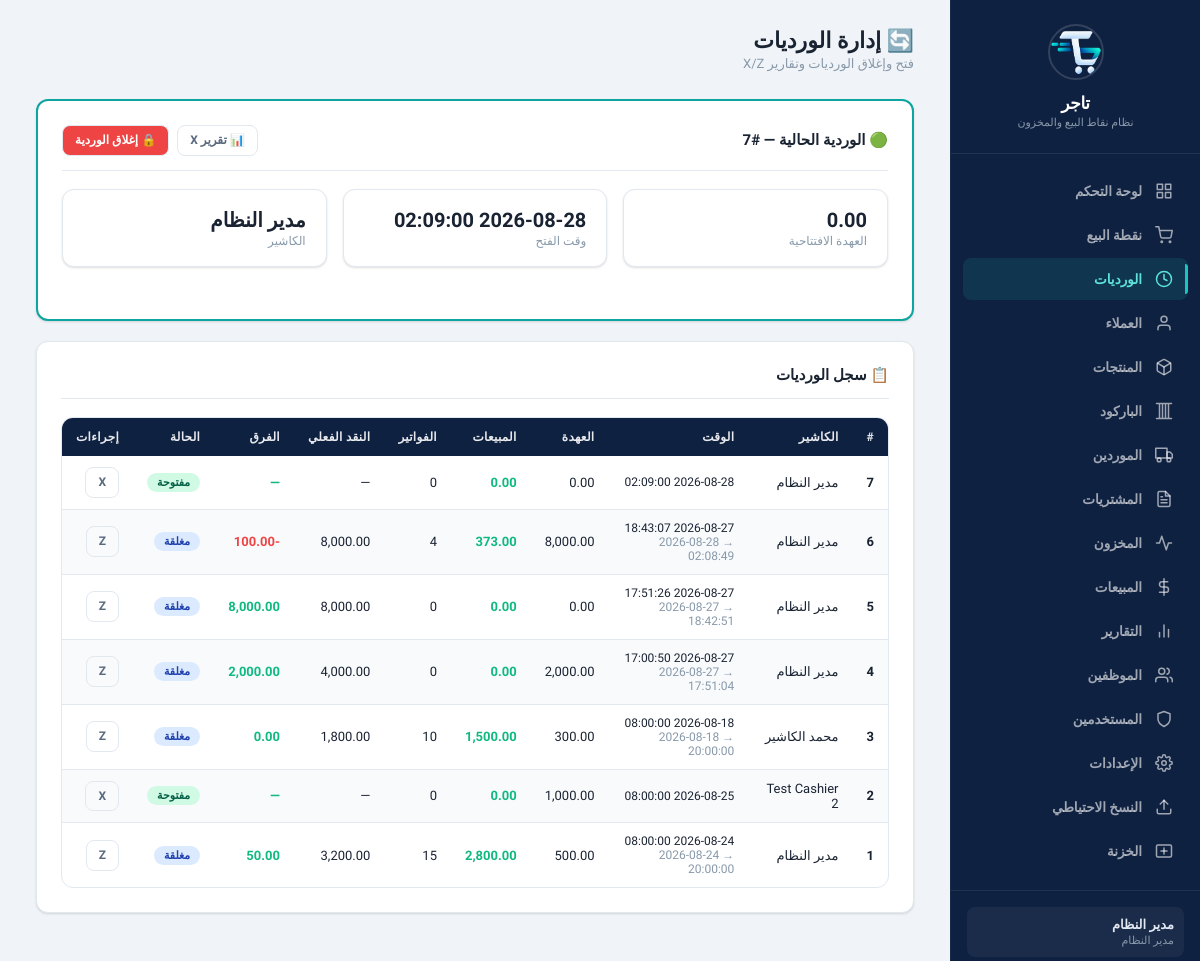
Screenshot of /?page=shifts (signed in) with the database file from the repository.
### tables this page shows
CREATE TABLE shifts (
    id INTEGER PRIMARY KEY AUTOINCREMENT,
    user_id INTEGER NOT NULL,
    opened_at TEXT NOT NULL DEFAULT (datetime('now', 'localtime')),
    closed_at TEXT DEFAULT NULL,
    opening_cash REAL NOT NULL DEFAULT 0,
    closing_cash REAL DEFAULT NULL,
    expected_cash REAL DEFAULT NULL,
    cash_difference REAL DEFAULT NULL,
    total_sales REAL DEFAULT 0,
    total_returns REAL DEFAULT 0,
    total_expenses REAL DEFAULT 0,
    total_cash_in REAL DEFAULT 0,
    total_cash_out REAL DEFAULT 0,
    sale_count INTEGER DEFAULT 0,
    status TEXT NOT NULL DEFAULT 'open' CHECK(status IN ('open', 'closed')),
    notes TEXT DEFAULT NULL,
    FOREIGN KEY (user_id) REFERENCES users(id) ON DELETE RESTRICT
);

CREATE TABLE users (
    id INTEGER PRIMARY KEY AUTOINCREMENT,
    username TEXT NOT NULL UNIQUE,
    password_hash TEXT NOT NULL,
    name TEXT NOT NULL,
    role TEXT NOT NULL DEFAULT 'cashier' CHECK(role IN ('admin', 'manager', 'cashier')),
    is_active INTEGER NOT NULL DEFAULT 1,
    created_at TEXT NOT NULL DEFAULT (datetime('now', 'localtime'))
);

### www/app/controllers/ShiftController.php (called while the page is built, shortened)
<?php
class ShiftController {
    private $shiftService;
    public function __construct() {
        $this->shiftService = new ShiftService();
    }
    public function index() {
        $currentShift = $this->shiftService->getCurrentShift();
        $shifts = $this->shiftService->getShifts(30);
        include APP_PATH . '/views/layout/header.php';
        include APP_PATH . '/views/shifts/index.php';
        include APP_PATH . '/views/layout/footer.php';
    }
}

### www/app/config/database.php (called while the page is built, shortened)
<?php
class Database {
    private static $instance = null;
    private $pdo;
    private function __construct() {
        $this->dbPath = __DIR__ . '/../../data/pos_system.db';
        try {
            $this->pdo = new PDO('sqlite:' . $this->dbPath);
            $this->pdo->setAttribute(PDO::ATTR_ERRMODE, PDO::ERRMODE_EXCEPTION);
            $this->pdo->setAttribute(PDO::ATTR_DEFAULT_FETCH_MODE, PDO::FETCH_ASSOC);
            $this->pdo->exec('PRAGMA journal_mode = WAL');
            $this->pdo->exec('PRAGMA foreign_keys = ON');
            $this->pdo->exec('PRAGMA busy_timeout = 5000');
            $this->pdo->exec('PRAGMA synchronous = NORMAL');
            $this->pdo->exec('PRAGMA cache_size = -8000');
            $this->pdo->exec('PRAGMA temp_store = MEMORY');
        } catch (PDOException $e) {
            die('Database connection failed: ' . $e->getMessage());
        }
    }
    public static function getInstance() {
        if (self::$instance === null) {
            self::$instance = new self();
        }
        return self::$instance;
    }
    public function getConnection() {
        return $this->pdo;
    }
    public function migrate() {
        $this->pdo->exec(
            "CREATE TABLE IF NOT EXISTS migrations (
                id INTEGER PRIMARY KEY AUTOINCREMENT,
                filename TEXT NOT NULL UNIQUE,
                applied_at TEXT NOT NULL DEFAULT (datetime('now', 'localtime'))
            )"
        );
    }
}

### www/app/services/ShiftService.php (called while the page is built, shortened)
<?php
class ShiftService {
    private $db;
    public function __construct() {
        $this->db = Database::getInstance()->getConnection();
    }
    public function getCurrentShift($userId = null) {
        if (!$userId && isset($_SESSION['user_id'])) {
            $userId = $_SESSION['user_id'];
        }
        $stmt = $this->db->prepare(
            "SELECT * FROM shifts WHERE user_id = ? AND status = 'open' ORDER BY id DESC LIMIT 1"
        );
        $stmt->execute([$userId]);
        return $stmt->fetch();
    }
    public function getShifts($limit = 50) {
        $stmt = $this->db->prepare(
            "SELECT s.*, u.name as user_name
             FROM shifts s
             LEFT JOIN users u ON s.user_id = u.id
             ORDER BY s.id DESC LIMIT ?"
        );
        $stmt->execute([$limit]);
        return $stmt->fetchAll();
    }
}

### www/app/views/shifts/index.php (the view, shortened to what this page needs)
<div class="page-header">
    <div>
        <h1>🔄 إدارة الورديات</h1>
        <p class="subtitle">فتح وإغلاق الورديات وتقارير X/Z</p>
    </div>
</div>
<?php if ($currentShift): ?>
<div class="card" style="border:2px solid var(--accent);">
    <div class="card-header">
        <h3>🟢 الوردية الحالية — #<?= $currentShift['id'] ?></h3>
        <div class="btn-group">
            <a href="?page=shifts&action=xreport&id=<?= $currentShift['id'] ?>" class="btn btn-sm btn-outline">📊 تقرير X</a>
            <button class="btn btn-sm btn-danger" onclick="document.getElementById('closeShiftModal').classList.add('active')">🔒 إغلاق الوردية</button>
        </div>
    </div>
    <div class="stats-grid">
        <div class="stat-card"><div class="stat-info"><h4><?= number_format($currentShift['opening_cash'], 2) ?></h4><p>العهدة الافتتاحية</p></div></div>
        <div class="stat-card"><div class="stat-info"><h4><?= $currentShift['opened_at'] ?></h4><p>وقت الفتح</p></div></div>
        <div class="stat-card"><div class="stat-info"><h4><?= $_SESSION['user_name'] ?? 'كاشير' ?></h4><p>الكاشير</p></div></div>
    </div>
</div>
<?php endif; ?>
<div class="card">
    <div class="card-header">
        <h3>📋 سجل الورديات</h3>
    </div>
    <?php if (!empty($shifts)): ?>
    <div class="table-wrapper">
        <table>
            <thead>
                <tr>
                    <th>#</th>
                    <th>الكاشير</th>
                    <th>الوقت</th>
                    <th>العهدة</th>
                    <th>المبيعات</th>
                    <th>الفواتير</th>
                    <th>النقد الفعلي</th>
                    <th>الفرق</th>
                    <th>الحالة</th>
                    <th>إجراءات</th>
                </tr>
            </thead>
            <tbody>
                <?php foreach ($shifts as $s): ?>
                <tr>
                    <td class="fw-bold"><?= $s['id'] ?></td>
                    <td><?= htmlspecialchars($s['user_name'] ?? '—') ?></td>
                    <td class="fs-sm">
                        <?= $s['opened_at'] ?>
                        <?php if ($s['closed_at']): ?>
                        <br><span class="text-muted">→ <?= $s['closed_at'] ?></span>
                        <?php endif; ?>
                    </td>
                    <td><?= number_format($s['opening_cash'], 2) ?></td>
                    <td class="text-success fw-bold"><?= number_format($s['total_sales'], 2) ?></td>
                    <td><?= $s['sale_count'] ?></td>
                    <td><?= $s['closing_cash'] !== null ? number_format($s['closing_cash'], 2) : '—' ?></td>
                    <td class="<?= ($s['cash_difference'] ?? 0) >= 0 ? 'text-success' : 'text-danger' ?> fw-bold">
                        <?= $s['cash_difference'] !== null ? number_format($s['cash_difference'], 2) : '—' ?>
                    </td>
                    <td>
                        <?php if ($s['status'] === 'open'): ?>
                        <span class="badge badge-success">مفتوحة</span>
                        <?php else: ?>
                        <span class="badge badge-info">مغلقة</span>
                        <?php endif; ?>
                    </td>
                    <td>
                        <div class="btn-group">
                            <?php if ($s['status'] === 'open'): ?>
                            <a href="?page=shifts&action=xreport&id=<?= $s['id'] ?>" class="btn btn-sm btn-outline" title="تقرير X">X</a>
                            <?php else: ?>
                            <a href="?page=shifts&action=zreport&id=<?= $s['id'] ?>" class="btn btn-sm btn-outline" title="تقرير Z">Z</a>
                            <?php endif; ?>
                        </div>
                    </td>
                </tr>
                <?php endforeach; ?>
            </tbody>
        </table>
    </div>
    <?php else: ?>
    <div class="empty-state">
        <p>لا توجد ورديات بعد</p>
    </div>
    <?php endif; ?>
</div>

### rows the page displays
shifts: id "7", opening_cash "0.00", opened_at "2026-08-28 02:09:00", user.name "مدير النظام", total_sales "0.00", sale_count "0", status "مفتوحة"
shifts: id "6", user.name "مدير النظام", opened_at "2026-08-27 18:43:07", closed_at "2026-08-28 02:08:49", opening_cash "8,000.00", total_sales "373.00", sale_count "4", closing_cash "8,000.00", cash_difference "-100.00", status "مغلقة"
shifts: id "5", user.name "مدير النظام", opened_at "2026-08-27 17:51:26", closed_at "2026-08-27 18:42:51", opening_cash "0.00", total_sales "0.00", sale_count "0", closing_cash "8,000.00", cash_difference "8,000.00", status "مغلقة"
shifts: id "4", user.name "مدير النظام", opened_at "2026-08-27 17:00:50", closed_at "2026-08-27 17:51:04", opening_cash "2,000.00", total_sales "0.00", sale_count "0", closing_cash "4,000.00", cash_difference "2,000.00", status "مغلقة"
shifts: id "3", user.name "محمد الكاشير", opened_at "2026-08-18 08:00:00", closed_at "2026-08-18 20:00:00", opening_cash "300.00", total_sales "1,500.00", sale_count "10", closing_cash "1,800.00", cash_difference "0.00", status "مغلقة"
shifts: id "2", user.name "Test Cashier 2", opened_at "2026-08-25 08:00:00", opening_cash "1,000.00", total_sales "0.00", sale_count "0", status "مفتوحة"
shifts: id "1", user.name "مدير النظام", opened_at "2026-08-24 08:00:00", closed_at "2026-08-24 20:00:00", opening_cash "500.00", total_sales "2,800.00", sale_count "15", closing_cash "3,200.00", cash_difference "50.00", status "مغلقة"

### other values shown
$currentUser['name'] "مدير النظام"
$roleLabels[$currentUser['role']] "مدير النظام"
$_SESSION['user_name'] "مدير النظام"
